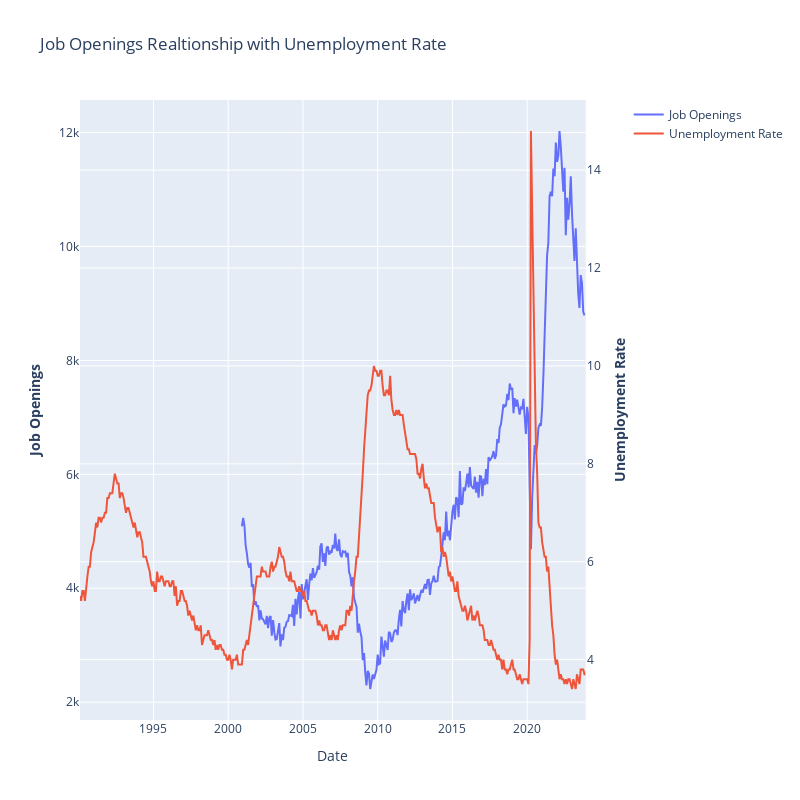

This figure's notebook cell:
### Code cell
openings_to_unemployment.columns = ['Job Openings','Unemployment Rate']

fig = make_subplots(specs=[[{"secondary_y": True}]])

fig.add_trace(
    go.Scatter(x=openings_to_unemployment.index, y=openings_to_unemployment['Job Openings'], name="Job Openings"),
    secondary_y=False,)
fig.add_trace(
    go.Scatter(x=openings_to_unemployment.index, y=openings_to_unemployment['Unemployment Rate'], name="Unemployment Rate"),
    secondary_y=True,)
fig.update_layout(
    title_text="Job Openings Realtionship with Unemployment Rate",
    width=800,
    height=800)

fig.update_xaxes(title_text="Date")
fig.update_yaxes(title_text="<b>Job Openings</b>", secondary_y=False)
fig.update_yaxes(title_text="<b>Unemployment Rate</b>", secondary_y=True)
fig.show()

### Figure 1 — Plotly figure (JSON) as saved in the notebook; plotly's stock layout.template omitted (floating-point values rounded to 4 significant figures; data arrays with more than 128 entries replaced by an {"elided": "..."} marker saying what was removed)
{"data": [{"name": "Job Openings", "type": "scatter", "x": {"elided": "407 str values"}, "xaxis": "x", "y": {"elided": "407 int values"}, "yaxis": "y"}, {"name": "Unemployment Rate", "type": "scatter", "x": {"elided": "407 str values"}, "xaxis": "x", "y": {"elided": "407 float values"}, "yaxis": "y2"}], "layout": {"height": 800, "title": {"text": "Job Openings Realtionship with Unemployment Rate"}, "width": 800, "xaxis": {"anchor": "y", "domain": [0, 0.94], "title": {"text": "Date"}}, "yaxis": {"anchor": "x", "domain": [0, 1], "title": {"text": "<b>Job Openings</b>"}}, "yaxis2": {"anchor": "x", "overlaying": "y", "side": "right", "title": {"text": "<b>Unemployment Rate</b>"}}}}
